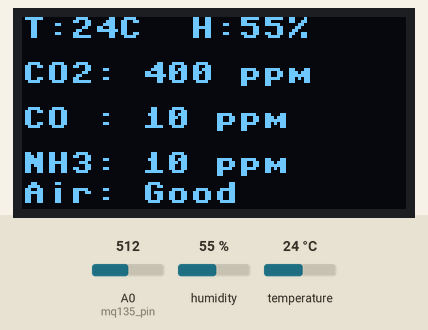
The program below on a simulated ESP8266 board running MicroPython. Shown: 128×64 one-colour display. The inputs (shaded band) are chosen by the test bench; at power-on: A0 (mq135_pin) = 512, humidity 55 %, temperature 24 °C (analog values on the 0–1023 scale). Library files of the repository ran but are not shown: ssd1306.py; what the program prints to the serial console is not drawn.

Above: at 1.2 s.
1.3 s: A0 (mq135_pin) set to 931
7.3 s: A0 (mq135_pin) set to 959
At 11.6 s:
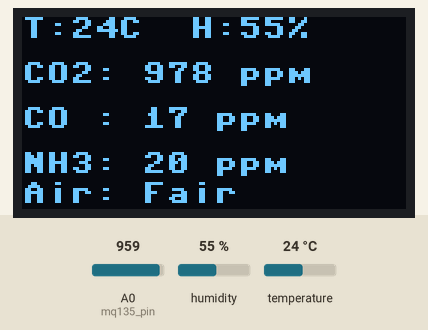
13.3 s: A0 (mq135_pin) set to 1010
At 16.0 s:
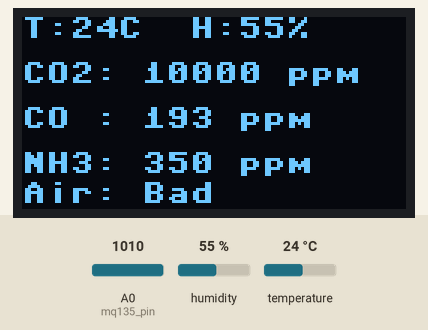
19.3 s: humidity set to 22 %
At 21.6 s:
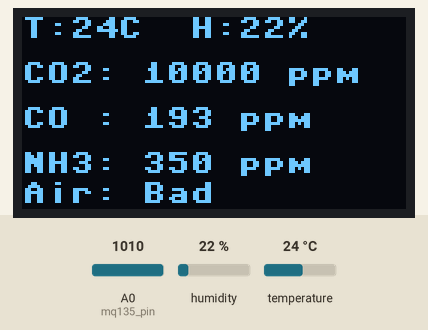
25.3 s: temperature set to 12 °C
At 31.5 s:
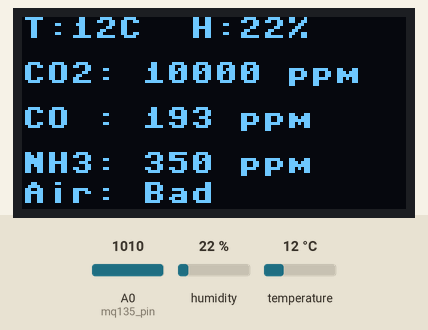
31.8 s: humidity set to 40 %
At 36.1 s:
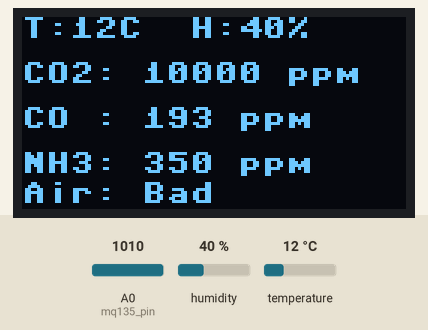
Timing chart, 0 to 37.6 s (numbered marks = the images above; inputs shaded):
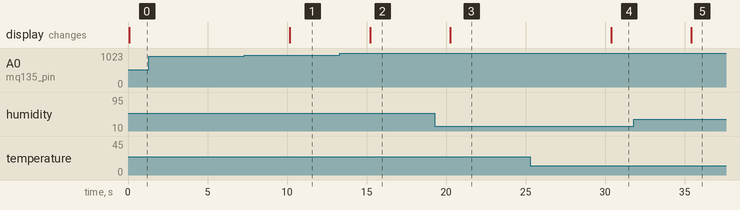

The program:

main.py
```python
import machine
import time
import dht
import ssd1306

# === Pins Setup ===
dht_sensor = dht.DHT11(machine.Pin(2))  # D4
mq135_pin = machine.ADC(0)              # A0
i2c = machine.I2C(scl=machine.Pin(5), sda=machine.Pin(4))  # D1, D2
oled = ssd1306.SSD1306_I2C(128, 64, i2c)

# Add these constants at the top
R0_CO2 = 100.0  # Resistance in clean air for CO2 (calibrate this)
R0_CO = 100.0   # Resistance in clean air for CO (calibrate this)
R0_NH3 = 100.0  # Resistance in clean air for NH3 (calibrate this)

def calibrate_sensor():
    """Run this in clean air to get R0 values"""
    readings = []
    print("Calibrating... ensure sensor is in clean air")
    for i in range(10):
        raw = mq135_pin.read()
        voltage = (raw / 1024.0) * 3.3
        # Convert to resistance (approximate)
        if voltage > 0:
            resistance = (3.3 - voltage) / voltage * 1000  # Load resistance ~1kΩ
            readings.append(resistance)
        time.sleep(2)

    r0 = sum(readings) / len(readings)
    print("Calibrated R0:", r0)
    return r0


def estimate_gases_calibrated(raw):
    voltage = (raw / 1024.0) * 3.3

    if voltage <= 0:
        return 400, 10, 10

    # Calculate sensor resistance
    rs = (3.3 - voltage) / voltage * 1000  # Assuming 1kΩ load resistor

    # Calculate gas concentrations using power law
    # These are approximate - you need datasheet curves for accuracy
    co2 = int(400 * pow(rs/R0_CO2, -2.3))  # Approximate power law
    co = int(10 * pow(rs/R0_CO, -1.5))     # Approximate power law
    nh3 = int(10 * pow(rs/R0_NH3, -1.8))   # Approximate power law

    # Clamp values to reasonable ranges
    co2 = max(400, min(10000, co2))
    co = max(10, min(1000, co))
    nh3 = max(10, min(500, nh3))

    return co2, co, nh3

def read_sensors():
    try:
        dht_sensor.measure()
        temp = dht_sensor.temperature()
        hum = dht_sensor.humidity()
        gas_raw = mq135_pin.read()
        print("Raw ADC value:", gas_raw)  # Debug line
        co2, co, nh3 = estimate_gases_calibrated(gas_raw)  # Use calibrated version
        return temp, hum, co2, co, nh3
    except Exception as e:
        print("Error:", e)
        return None, None, None, None, None

def display(temp, hum, co2, co, nh3):
    oled.fill(0)
    oled.text("T:{}C  H:{}%".format(temp, hum), 0, 0)
    oled.text("CO2: {} ppm".format(co2), 0, 15)
    oled.text("CO : {} ppm".format(co), 0, 30)
    oled.text("NH3: {} ppm".format(nh3), 0, 45)

    # Determine air quality based on CO2 levels
    # These thresholds can be adjusted based on your requirements
    if co2 < 700:
        air_quality = "Good"
    elif co2 < 1000:
        air_quality = "Fair"
    elif co2 < 2000:
        air_quality = "Poor"
    else:
        air_quality = "Bad"

    # Add air quality indicator at bottom
    oled.text("Air: {}".format(air_quality), 0, 55)
    oled.show()

while True:
    temp, hum, co2, co, nh3 = read_sensors()
    if temp is not None:
        print("Temp:", temp, "Hum:", hum, "| CO2:", co2, "CO:", co, "NH3:", nh3)
        display(temp, hum, co2, co, nh3)
    else:
        oled.fill(0)
        oled.text("Sensor Error", 0, 20)
        oled.show()
    time.sleep(5)
```

Measured:
- the behaviour switches between 949 and 950 on A0 (mq135_pin) (found by bisection; images 0 and 1)
- after the input at 1.3 s, every drawn part: stays the same
- after the input at 7.3 s, the display: changes after 2.9 s (image 1)
- after the input at 13.3 s, the display: changes after 1.9 s (image 2)
- after the input at 19.3 s, the display: changes after 0.98 s (image 3)
- after the input at 25.3 s, the display: changes after 5.1 s (image 4)
- after the input at 31.8 s, the display: changes after 3.6 s (image 5)
